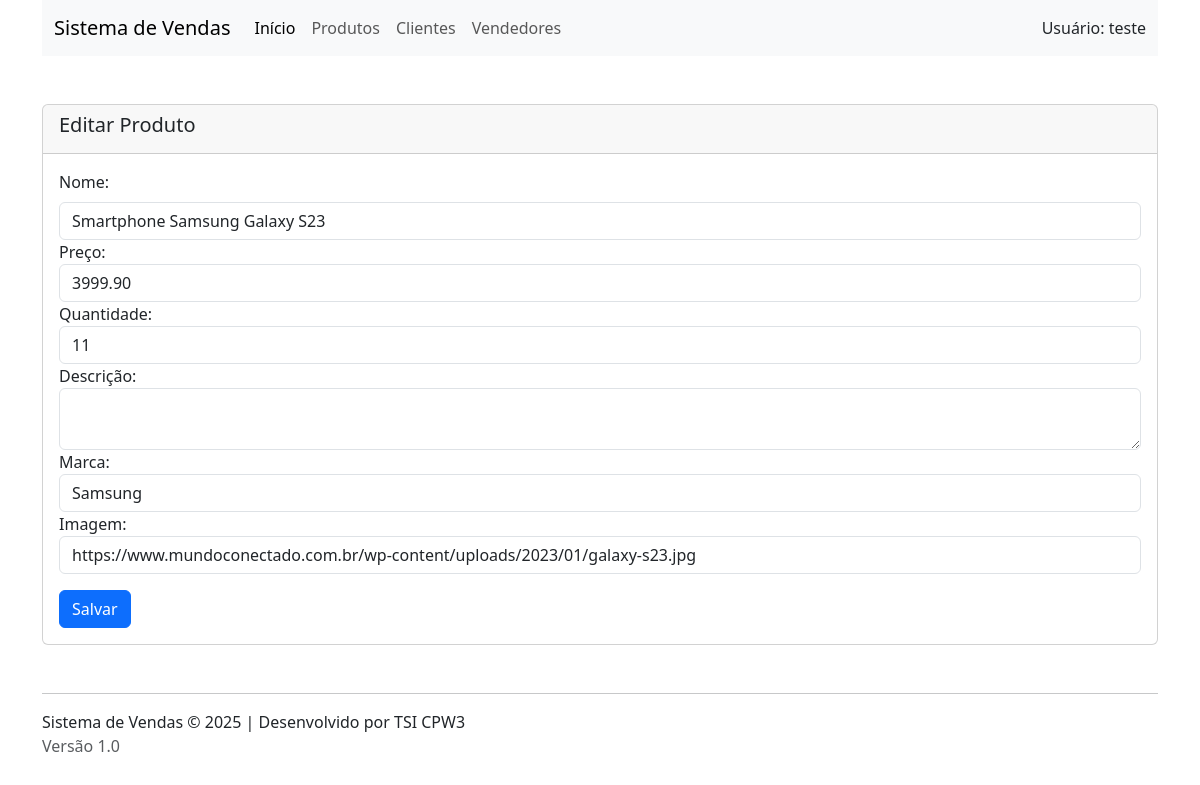
Page /ProdutoController.php?acao=editar&id=1 on the committed database.
### tables this page shows
CREATE TABLE `produtos` (
  `id` int(11) NOT NULL,
  `nome` varchar(100) NOT NULL,
  `preco` decimal(10,2) NOT NULL,
  `descricao` text DEFAULT NULL,
  `marca` varchar(100) DEFAULT NULL,
  `quantidade` int(11) DEFAULT 0,
  `url_imagem` varchar(255) DEFAULT NULL
);

### Produto.php (called while the page is built, shortened)
<?php
class Produto {
    public function __construct($id, $nome, $preco, $quantidade, $descricao, $marca, $url_imagem) {
        $this->id = $id;
        $this->nome = $nome;
        $this->preco = $preco;
        $this->quantidade = $quantidade;
        $this->descricao = $descricao;
        $this->marca = $marca;
        $this->url_imagem = $url_imagem;
    }
}

### formProduto.php (the view, shortened to what this page needs)
<div class="card mt-5">
    <div class="card-header">
        <h5 ><?= $produto->id=="" ? "Novo Produto" : "Editar Produto" ?></h5>
    </div>
    <div class="card-body">
        <form method="post" action="ProdutoController.php?acao=salvar">
            <label class="form-label">Nome:</label>
            <input class="form-control" type="text"
                                        name="nome"
                                        value="<?= $produto->nome ?>"
                                        required autofocus>
            <label>Preço:</label>
            <input class="form-control" type="number"
                                        name="preco"
                                        step="0.01"
                                         value="<?= $produto->preco ?>"
                                         required>
            <label>Quantidade:</label>
            <input class="form-control" type="number"
                                        name="quantidade"
                                        step="1"
                                         value="<?= $produto->quantidade ?>"
                                         required>
            <label>Descrição:</label>
            <textarea class="form-control" type="text"
                                        name="descricao"
                                         value="<?= $produto->descricao ?>"
                                         required></textarea>
            <label>Marca:</label>
            <input class="form-control" type="text"
                                        name="marca"
                                         value="<?= $produto->marca ?>"
                                         required>
            <label>Imagem:</label>
            <input class="form-control" type="text"
                                        name="url_imagem"
                                         value="<?= $produto->url_imagem ?>"
                                         required>
            <button class="btn btn-primary mt-3" type="submit">Salvar</button>
        </form>
    </div>
</div>

### rows in the picture
produtos: nome "Smartphone Samsung Galaxy S23", preco "3999.90", quantidade "11", marca "Samsung", url_imagem "https://www.mundoconectado.com.br/wp-content/uploads/2023/01/galaxy-s23.jpg"
